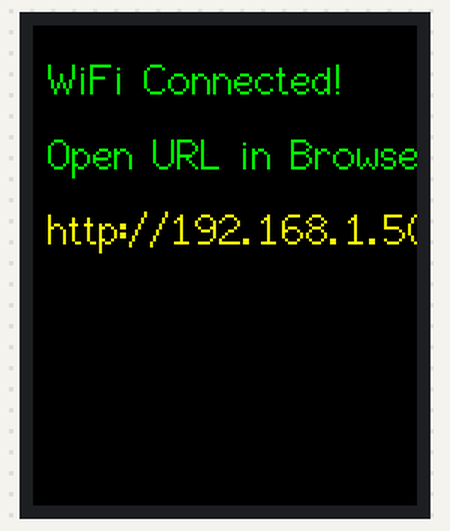
Bench run of a program on a simulated ESP32-S3. On the bench: 128×160 colour display. WiFi joins after 1.5 s; servers stay silent unless stated; what the program prints to the serial monitor is not drawn.

Above: at 1.8 s.

The program:

main.cpp
```cpp
#include <Arduino.h>
#include <WiFi.h>
#include <ESPAsyncWebServer.h>
#include <TFT_eSPI.h>

// 🔑 Wi-Fi บ้านของคุณ
const char* ssid = "u wifi name";
const char* password = "u pass";

AsyncWebServer server(80);
AsyncWebSocket ws("/ws");
TFT_eSPI tft = TFT_eSPI();

// Buffer ขนาด 40,960 Bytes สำหรับรวมก้อนข้อมูลภาพ (128x160x2 bytes)
uint8_t frameBuffer[128 * 160 * 2];
size_t frameBufferIdx = 0;

// หน้าเว็บ HTML + JavaScript แปลงภาพ และส่งข้อมูลแบบ Chunk-Safe
const char index_html[] PROGMEM = R"rawliteral(
<!DOCTYPE html>
<html>
<head>
    <meta charset="UTF-8">
    <meta name="viewport" content="width=device-width, initial-scale=1">
    <title>ESP32-S3 Image Uploader</title>
    <style>
        body { font-family: 'Segoe UI', Tahoma, Geneva, Verdana, sans-serif; text-align: center; background: #121212; color: #fff; margin: 0; padding: 20px; }
        .card { background: #1e1e1e; padding: 25px; border-radius: 16px; margin: 20px auto; max-width: 380px; box-shadow: 0 4px 20px rgba(0,0,0,0.5); }
        h2 { color: #00E676; margin-bottom: 20px; }
        input[type=file] { display: none; }
        .btn { background: #2979FF; color: white; padding: 12px 24px; border: none; border-radius: 8px; cursor: pointer; font-size: 16px; font-weight: bold; transition: 0.2s; display: inline-block; margin: 10px 0; }
        .btn:hover { background: #2962FF; }
        #status { margin-top: 15px; color: #888; font-size: 14px; }
        #preview { margin-top: 15px; max-width: 128px; border: 2px solid #333; border-radius: 4px; display: none; }
        canvas { display: none; }
    </style>
</head>
<body>
    <div class="card">
        <h2>📷 ESP32-S3 Display</h2>
        <label for="imageInput" class="btn">เลือกรูปภาพ</label>
        <input type="file" id="imageInput" accept="image/*">
        <br>
        <img id="preview" alt="Preview">
        <div id="status">Status: Connecting WebSocket...</div>
    </div>

    <canvas id="canvas" width="128" height="160"></canvas>

    <script>
        const ws = new WebSocket(`ws://${location.host}/ws`);
        const imageInput = document.getElementById('imageInput');
        const preview = document.getElementById('preview');
        const status = document.getElementById('status');
        const canvas = document.getElementById('canvas');
        const ctx = canvas.getContext('2d');

        ws.onopen = () => { status.innerText = 'Status: Connected! Ready to upload.'; status.style.color = '#00E676'; };
        ws.onclose = () => { status.innerText = 'Status: Disconnected!'; status.style.color = '#FF5252'; };

        imageInput.addEventListener('change', (e) => {
            const file = e.target.files[0];
            if (!file) return;

            const img = new Image();
            img.onload = () => {
                // แสดงภาพ Preview บนหน้าเว็บ
                preview.src = img.src;
                preview.style.display = 'inline-block';

                // ถ่ายลง Canvas 128x160 แบบ Keep Aspect Ratio
                ctx.fillStyle = "#000000";
                ctx.fillRect(0, 0, 128, 160);

                let scale = Math.min(128 / img.width, 160 / img.height);
                let w = img.width * scale;
                let h = img.height * scale;
                let x = (128 - w) / 2;
                let y = (160 - h) / 2;

                ctx.drawImage(img, x, y, w, h);

                // ดึงพิกเซล RGBA
                const imgData = ctx.getImageData(0, 0, 128, 160).data;
                const buffer = new Uint8Array(128 * 160 * 2);
                let idx = 0;

                for (let i = 0; i < imgData.length; i += 4) {
                    const r = imgData[i];
                    const g = imgData[i + 1];
                    const b = imgData[i + 2];

                    // ✅ แก้เป็น BGR Format (สลับ B มาหน้า เอา R ไปหลัง)
                    const rgb565 = ((b & 0xF8) << 8) | ((g & 0xFC) << 3) | (r >> 3);

                    // สลับ LSB / MSB ให้ตรงกับ TFT_eSPI
                    buffer[idx++] = rgb565 & 0xFF;        // LSB
                    buffer[idx++] = (rgb565 >> 8) & 0xFF; // MSB
                }

                // ยิง Binary Buffer ข้าม WebSocket
                if (ws.readyState === WebSocket.OPEN) {
                    ws.send(buffer);
                    status.innerText = 'Status: Image sent successfully!';
                    status.style.color = '#00E676';
                } else {
                    status.innerText = 'Status: WebSocket disconnected!';
                    status.style.color = '#FF5252';
                }
            };
            img.src = URL.createObjectURL(file);
        });
    </script>
</body>
</html>
)rawliteral";

// ฟังก์ชันรับก้อน WebSocket และสะสมข้อมูลจนครบเฟรมก่อนสั่งพล็อตลงจอ
void onEvent(AsyncWebSocket *server, AsyncWebSocketClient *client, AwsEventType type, void *arg, uint8_t *data, size_t len) {
    if (type == WS_EVT_DATA) {
        AwsFrameInfo *info = (AwsFrameInfo*)arg;

        if (info->opcode == WS_BINARY) {
            // ถ้าเป็นจุดเริ่มต้นของเฟรมใหม่ ให้รีเซ็ตตำแหน่ง Buffer
            if (info->index == 0) {
                frameBufferIdx = 0;
            }

            // ทยอยก๊อปปี้ข้อมูล Chunk ที่ส่งเข้ามาใส่ Buffer
            if (frameBufferIdx + len <= sizeof(frameBuffer)) {
                memcpy(frameBuffer + frameBufferIdx, data, len);
                frameBufferIdx += len;
            }

            // เมื่อรับข้อมูลสมบูรณ์ครบทั้งเฟรม (40,960 bytes) ค่อยยิงขึ้นจอทีเดียว
            if (frameBufferIdx >= info->len) {
                tft.pushImage(0, 0, 128, 160, (uint16_t*)frameBuffer);
                frameBufferIdx = 0;
            }
        }
    }
}

void setup() {
    Serial.begin(115200);

    // Init TFT Display
    tft.init();
    tft.setRotation(0); // แนวตั้ง (128x160)
    tft.fillScreen(TFT_BLACK);
    tft.setSwapBytes(true);

    tft.setTextColor(TFT_GREEN, TFT_BLACK);
    tft.drawString("Connecting WiFi...", 5, 10, 2);
    tft.drawString(ssid, 5, 30, 2);

    // เชื่อมต่อ Wi-Fi บ้าน
    WiFi.mode(WIFI_STA);
    WiFi.begin(ssid, password);

    int timeout = 0;
    while (WiFi.status() != WL_CONNECTED && timeout < 30) {
        delay(500);
        Serial.print(".");
        timeout++;
    }

    tft.fillScreen(TFT_BLACK);
    if (WiFi.status() == WL_CONNECTED) {
        IPAddress IP = WiFi.localIP();
        tft.drawString("WiFi Connected!", 5, 10, 2);
        tft.drawString("Open URL in Browser:", 5, 35, 2);

        // แสดง IP บนหน้าจอ ST7735
        tft.setTextColor(TFT_YELLOW, TFT_BLACK);
        tft.drawString("http://" + IP.toString(), 5, 60, 2);

        Serial.print("Web Server IP: ");
        Serial.println(IP);
    } else {
        tft.setTextColor(TFT_RED, TFT_BLACK);
        tft.drawString("Connect Failed!", 5, 10, 2);
    }

    // ตั้งค่า WebSocket & WebServer
    ws.onEvent(onEvent);
    server.addHandler(&ws);
    server.on("/", HTTP_GET, [](AsyncWebServerRequest *request){
        request->send_P(200, "text/html", index_html);
    });

    server.begin();
}

void loop() {
    ws.cleanupClients();
}
```
